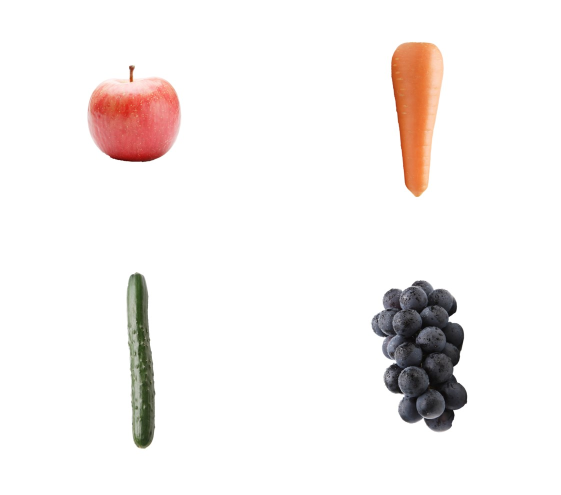
#> input picture fruits/fruits.jpg, 1122 x 990 px (shown at 1/2 size)
$ jupyter execute rgb_clustering.ipynb
#> lines starting #> are read from the running program, lines starting #| are printed output that depends on the picture
# RGB特徴空間の表示

[cell 1]
import cv2
import matplotlib.pyplot as plt

[cell 2]
img_path = "fruits/fruits.jpg"
# img_path = "fruits/gb_fruits.jpg"
img = cv2.imread(img_path)
#> img is the input picture: shape (990, 1122, 3); mean B, G, R 239.6, 240.9, 245
# img = img[:int(img.shape[0]*0.5), :int(img.shape[1]*0.5)]
img = cv2.resize(img, None, fx=0.05, fy=0.05)
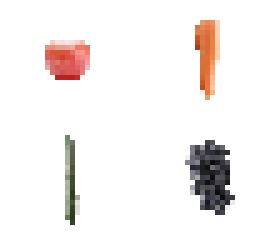
#> img: shape (50, 56, 3) (shown 5 times larger); mean B, G, R 239.8, 241.1, 245.3
plt.imshow(cv2.cvtColor(img, cv2.COLOR_BGR2RGB))
plt.show()

[cell 3]
fig = plt.figure()
rgb = cv2.cvtColor(img, cv2.COLOR_BGR2RGB)
rgb = rgb / 255
rgb = rgb.reshape((-1, 3))
#> rgb = 2800 rows, first 8: [1, 1, 1], [1, 1, 1], [1, 1, 1], [1, 1, 1], [1, 1, 1], [1, 1, 1], [1, 1, 1], [1, 1, 1]
ax = fig.add_subplot(1, 1, 1, projection='3d')
ax.set_xlabel("BLUE")
ax.set_ylabel("GREEN")
ax.set_zlabel("RED")

ax.scatter(img[:, :, 0], img[:, :, 1], img[:, :, 2], c=rgb)
ax.set_xlim([0, 255])
ax.set_ylim([0, 255])
ax.set_zlim([0, 255])

plt.show()
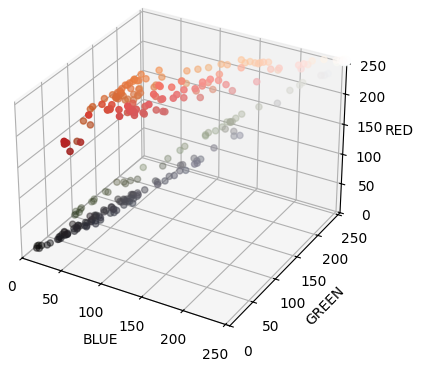
#> figure drawn by matplotlib, 1 panel

[cell 4]
from sklearn.cluster import KMeans
from sklearn import mixture
import numpy as np

[cell 5]
def label_img(label, img_shape, n):
    label = label.reshape(img_shape[:2])
    dst = np.zeros(img_shape)
    for i in range(n):
        color = np.random.randint(0, 255, (3)).astype(np.int8)
        print(i, color)
        dst[label == i] = color
    return dst

### k-means

[cell 6]
n_clusters = 5
km = KMeans(n_clusters=n_clusters, random_state=10)
data = img.reshape(-1, 3)
#> data = 2800 rows, first 8: [255, 255, 255], [255, 255, 255], [255, 255, 255], [255, 255, 255], [255, 255, 255], [255, 255, 255], [255, 255, 255], [255, 255, 255]
label = km.fit_predict(data)
#> label = 2800 values, max 4 at index 1609, min 0 at index 0, mean 0.232
fig = plt.figure()
ax = fig.add_subplot(111, projection='3d')
for i in range(n_clusters):
    ax.scatter3D(data[:, 0][label==i], data[:, 1][label==i], data[:, 2][label==i])

ax.set_xlabel("BLUE")
ax.set_ylabel("GREEN")
ax.set_zlabel("RED")
ax.set_xlim([0, 255])
ax.set_ylim([0, 255])
ax.set_zlim([0, 255])
plt.show()
dst = label_img(label, img.shape, n_clusters)
#> in label_img, `label = label.reshape(img_shape[:2])`: label: shape (50, 56) int32; 5 distinct labels, from 0 to 4
plt.imshow(dst)
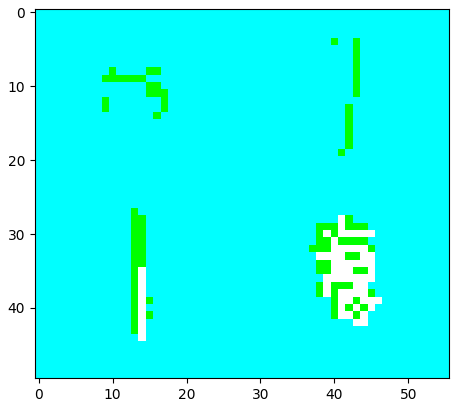
#> figure drawn by matplotlib, 1 panel; B, G, R data is drawn as R, G, B

### GMM

[cell 7]
n_components = 5
gmm=mixture.GaussianMixture(n_components=n_components,covariance_type='full', random_state=10)
z_gmm=gmm.fit(data)
label=z_gmm.predict(data)
#> label = 2800 values, max 4 at index 1609, min 0 at index 0, mean 0.287

fig = plt.figure()
ax = fig.add_subplot(111, projection='3d')
for i in range(n_components):
    ax.scatter3D(data[:, 0][label==i], data[:, 1][label==i], data[:, 2][label==i])

ax.set_xlabel("BLUE")
ax.set_ylabel("GREEN")
ax.set_zlabel("RED")
ax.set_xlim([0, 255])
ax.set_ylim([0, 255])
ax.set_zlim([0, 255])
plt.show()
dst = label_img(label, img.shape, n_clusters)
#> in label_img (call 2), `label = label.reshape(img_shape[:2])`: label: shape (50, 56) int64; 5 distinct labels, from 0 to 4
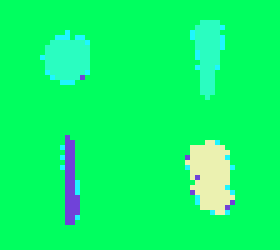
#> dst: shape (50, 56, 3) float64 (shown 5 times larger); mean B, G, R -30.8, 85, -106.2; drawn with min black and max white
plt.imshow(dst)
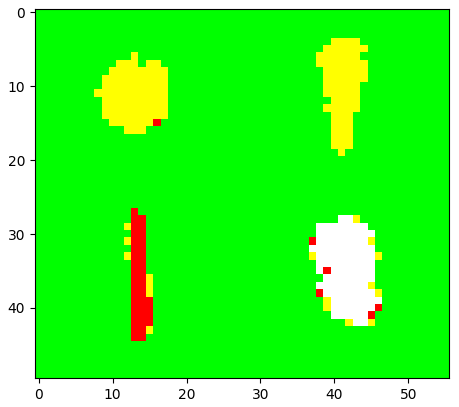
#> figure drawn by matplotlib, 1 panel; B, G, R data is drawn as R, G, B

## HSVで比較

[cell 8]
img = cv2.imread(img_path)
# img = img[:int(img.shape[0]*0.5), :int(img.shape[1]*0.5)]
img = cv2.resize(img, None, fx=0.05, fy=0.05)
img = cv2.cvtColor(img, cv2.COLOR_BGR2HSV)
#> img: shape (50, 56, 3); mean H, S, V 6.2, 8.1, 245.6
plt.imshow(cv2.cvtColor(img, cv2.COLOR_HSV2RGB))
plt.show()

[cell 9]
fig = plt.figure()
rgb = cv2.cvtColor(img, cv2.COLOR_HSV2RGB)
rgb = rgb / 255
rgb = rgb.reshape((-1, 3))
ax = fig.add_subplot(1, 1, 1, projection='3d')
ax.set_xlabel("Hue")
ax.set_ylabel("Saturation")
ax.set_zlabel("Value")

ax.scatter(img[:, :, 0], img[:, :, 1], img[:, :, 2], c=rgb)
ax.set_xlim([0, 255])
ax.set_ylim([0, 255])
ax.set_zlim([0, 255])

plt.show()
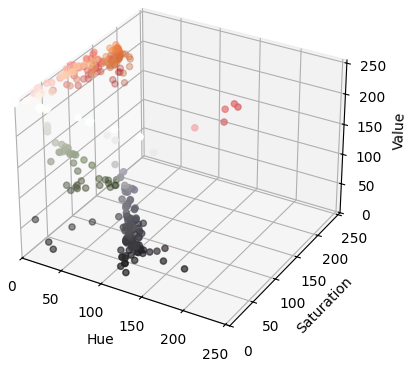
#> figure drawn by matplotlib, 1 panel

### kmeans

[cell 10]
n_clusters = 5
km = KMeans(n_clusters=n_clusters, random_state=10)
data = img.reshape(-1, 3)
#> data = 2800 rows, first 8: [0, 0, 255], [0, 0, 255], [0, 0, 255], [0, 0, 255], [0, 0, 255], [0, 0, 255], [0, 0, 255], [0, 0, 255]
label = km.fit_predict(data)
#> label = 2800 values, max 4 at index 374, min 0 at index 0, mean 0.199
fig = plt.figure()
ax = fig.add_subplot(111, projection='3d')
for i in range(n_clusters):
    ax.scatter3D(data[:, 0][label==i], data[:, 1][label==i], data[:, 2][label==i])

ax.set_xlabel("Hue")
ax.set_ylabel("Saturation")
ax.set_zlabel("Value")
ax.set_xlim([0, 255])
ax.set_ylim([0, 255])
ax.set_zlim([0, 255])
plt.show()
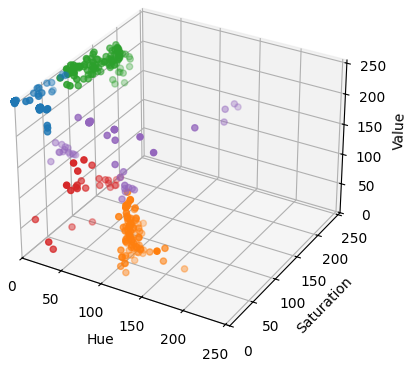
#> figure drawn by matplotlib, 1 panel
dst = label_img(label, img.shape, n_clusters)
#> in label_img (call 3), `label = label.reshape(img_shape[:2])`: label: shape (50, 56) int32; 5 distinct labels, from 0 to 4
#> dst: shape (50, 56, 3) float64; mean H, S, V 5.4, -95.9, 100.2
plt.imshow(dst)
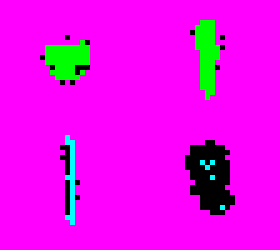
#> shown: shape (50, 56, 3) float64 (shown 5 times larger); mean R, G, B 0.907, 0.0468, 0.916

### GMM

[cell 11]
n_components = 5
gmm=mixture.GaussianMixture(n_components=n_components,covariance_type='full', random_state=10)
z_gmm=gmm.fit(data)
label=z_gmm.predict(data)
#> label = 2800 values, max 4 at index 324, min 0 at index 0, mean 0.241

fig = plt.figure()
ax = fig.add_subplot(111, projection='3d')
for i in range(n_components):
    ax.scatter3D(data[:, 0][label==i], data[:, 1][label==i], data[:, 2][label==i])

ax.set_xlabel("Hue")
ax.set_ylabel("Saturation")
ax.set_zlabel("Value")
ax.set_xlim([0, 255])
ax.set_ylim([0, 255])
ax.set_zlim([0, 255])
plt.show()
dst = label_img(label, img.shape, n_clusters)
#> call 4 of label_img, with label = array of shape (2800,), img_shape = (50, 56, 3), n = 5
#> in label_img (call 4), `label = label.reshape(img_shape[:2])`:
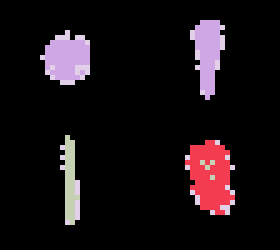
#> label: shape (50, 56) int64 (shown 5 times larger); 5 distinct labels, from 0 to 4; one colour per label, 0 black
#> dst: shape (50, 56, 3) float64; mean H, S, V 20.1, -99.4, -100.7
plt.imshow(dst)
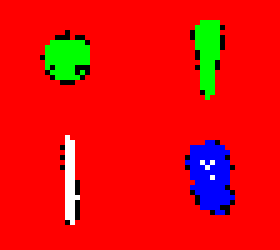
#> shown: shape (50, 56, 3) float64 (shown 5 times larger); mean R, G, B 0.904, 0.0557, 0.0471
